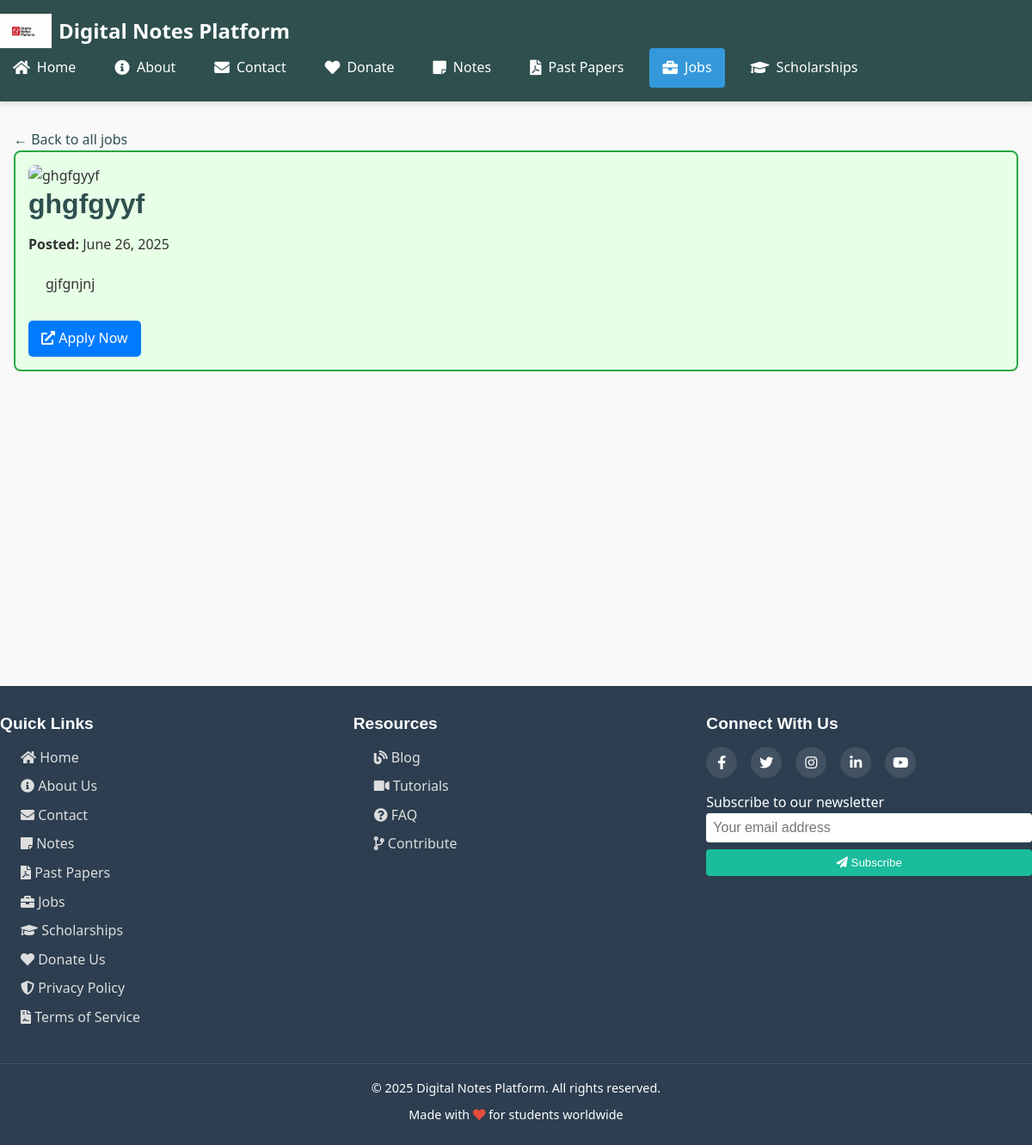
Screenshot of /job.php?job_id=8 with the database file from the repository.
### tables this page shows
CREATE TABLE `jobs` (
  `id` int(11) NOT NULL,
  `title` varchar(255) NOT NULL,
  `content` text DEFAULT NULL,
  `application_link` varchar(500) DEFAULT NULL,
  `featured_image` varchar(255) DEFAULT NULL,
  `is_active` tinyint(1) NOT NULL DEFAULT 1,
  `created_at` timestamp NOT NULL DEFAULT current_timestamp(),
  `posted_at` datetime DEFAULT current_timestamp(),
  `updated_at` timestamp NOT NULL DEFAULT current_timestamp() ON UPDATE current_timestamp()
);

### job.php (the view, shortened to what this page needs)
<?php
include 'header.php';
try {
    $db = new PDO("mysql:host=localhost;dbname=notes_platform", "root", "");
    $db->setAttribute(PDO::ATTR_ERRMODE, PDO::ERRMODE_EXCEPTION);
    $selectedJob = null;
    if (isset($_GET['job_id']) && is_numeric($_GET['job_id'])) {
        $stmt = $db->prepare("SELECT * FROM jobs WHERE id = ?");
        $stmt->execute([$_GET['job_id']]);
        $selectedJob = $stmt->fetch(PDO::FETCH_ASSOC);
        if ($selectedJob) {
            $imageDir = 'admin/uploads/jobs/';
            if (!empty($selectedJob['featured_image'])) {
                $cleanFilename = basename($selectedJob['featured_image']);
                $selectedJob['image_url'] = $imageDir . $cleanFilename;
            }
        }
    }
} catch (PDOException $e) {
    die("Database error: " . $e->getMessage());
}
?>
<!DOCTYPE html>
<html lang="en">
<head>
    <link rel="stylesheet" href="https://cdnjs.cloudflare.com/ajax/libs/font-awesome/5.15.4/css/all.min.css">
</head>
<body>
    <div class="container">
        <?php if ($selectedJob): ?>
            <a href="job.php" class="back-link">&larr; Back to all jobs</a>
            <div class="job-container">
                <div class="featured-image-container">
                    <?php if (!empty($selectedJob['image_url'])): ?>
                        <img src="<?= $selectedJob['image_url'] ?>" alt="<?= htmlspecialchars($selectedJob['title']) ?>" class="featured-image">
                    <?php endif; ?>
                </div>
                <h1 class="job-title"><?= htmlspecialchars($selectedJob['title']) ?></h1>
                <div class="meta-info">
                    <strong>Posted:</strong> <?= date('F j, Y', strtotime($selectedJob['posted_at'])) ?>
                </div>
                <div class="job-content">
                    <?= nl2br(htmlspecialchars($selectedJob['content'])) ?>
                </div>
                <?php if (!empty($selectedJob['application_link'])): ?>
                    <a href="<?= htmlspecialchars($selectedJob['application_link']) ?>" target="_blank" class="btn-apply">
                        <i class="fas fa-external-link-alt"></i> Apply Now
                    </a>
                <?php endif; ?>
            </div>
        <?php endif; ?>
    </div>
    <?php include 'footer.php'; ?>
</body>
</html>

### css/style.css (style rules this page uses)
:root { --primary-color: #2F4F4F; --secondary-color: #1abc9c; --accent-color: #e67e22; --text-color: #333333; --light-text: #777777; --background-color: #f9f9f9; --white: #ffffff; --light-gray: #f5f5f5; --dark-gray: #2c3e50; --error-color: #e74c3c; --success-color: #2ecc71; --warning-color: #f39c12; --space-xs: 0.25rem; --space-sm: 0.5rem; --space-md: 1rem; --space-lg: 1.5rem; --space-xl: 2rem; --font-base: 'Segoe UI', Tahoma, Geneva, Verdana, sans-serif; --font-heading: 'Montserrat', sans-serif; --font-monospace: 'Courier New', Courier, monospace; --border-radius: 4px; --border-radius-lg: 8px; --shadow-sm: 0 1px 3px rgba(0,0,0,0.12); --shadow-md: 0 4px 6px rgba(0,0,0,0.1); --shadow-lg: 0 10px 25px rgba(0,0,0,0.1); --transition-fast: 0.15s ease; --transition-normal: 0.3s ease; --transition-slow: 0.5s ease; }
* { margin: 0; padding: 0; box-sizing: border-box; }
html { scroll-behavior: smooth; }
body { font-family: var(--font-base); line-height: 1.6; color: var(--text-color); background-color: var(--background-color); overflow-x: hidden; }
h1, h2, h3, h4, h5, h6 { font-family: var(--font-heading); line-height: 1.2; margin-bottom: var(--space-md); color: var(--primary-color); }
a { text-decoration: none; color: var(--primary-color); transition: color var(--transition-fast); }
img { max-width: 100%; height: auto; }
.container { width: 100%; max-width: 1200px; margin: 0 auto; padding: 0 var(--space-md); }
.job-content { padding: 20px; flex: 1; display: flex; flex-direction: column; }
.btn-apply { display: inline-flex; align-items: center; gap: 8px; padding: 8px 16px; background: var(--secondary-color); color: var(--white); border-radius: var(--border-radius); text-decoration: none; transition: background var(--transition-fast); }

### job.php (style rules this page uses)
.job-container, .job-listing { border: 2px solid #28a745; border-radius: 8px; background-color: #e6ffe6; padding: 15px; margin-bottom: 20px; transition: background-color 0.3s, border-color 0.3s; }
.btn-apply { background-color: #007bff; color: white; padding: 8px 15px; text-decoration: none; border-radius: 5px; display: inline-block; margin-top: 10px; transition: background-color 0.3s; }
.featured-image { max-width: 100%; height: auto; border-radius: 8px; }

### rows the page displays
jobs: title "ghgfgyyf", posted_at "June 26, 2025", content "gjfgnjnj"

### other values shown
$item['text'] "Home"
$item['text'] "About"
$item['text'] "Contact"
$item['text'] "Donate"
$item['text'] "Notes"
$item['text'] "Past Papers"
$item['text'] "Jobs"
$item['text'] "Scholarships"
